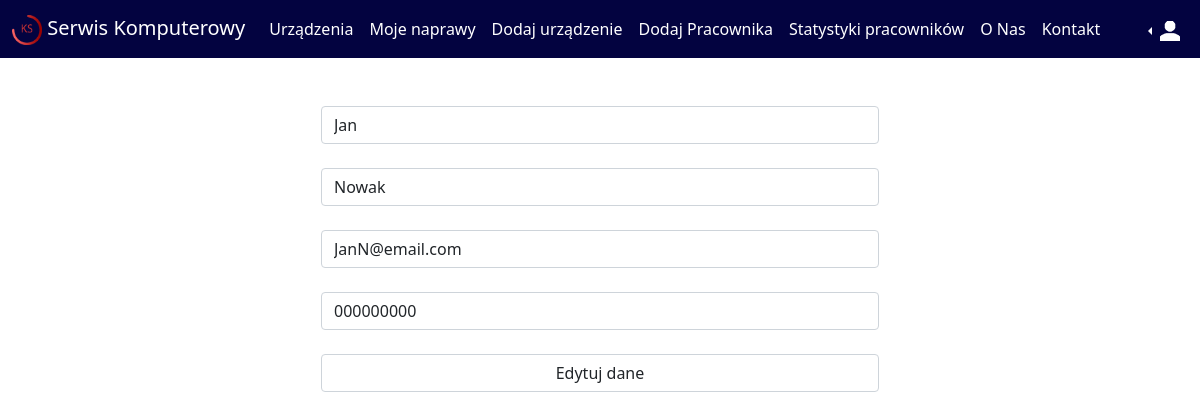
Screenshot of /ProjektSerwisKomputerowy/EdytujDaneUzytkownika.php (signed in) with the database file from the repository.
### tables this page shows
CREATE TABLE `owner` (
  `Id` int(11) NOT NULL,
  `Imie` varchar(30) NOT NULL,
  `Nazwisko` varchar(30) NOT NULL,
  `NumerTelefonu` varchar(11) NOT NULL,
  `AdresEmail` varchar(50) NOT NULL,
  `Haslo` varchar(30) NOT NULL,
  `typuzytkownika` varchar(30) DEFAULT NULL
);

### ProjektSerwisKomputerowy/EdytujDaneUzytkownika.php (the view, shortened to what this page needs)
<!DOCTYPE html>
<html>
<head>
    <link href="https://cdn.jsdelivr.net/npm/bootstrap@5.1.3/dist/css/bootstrap.min.css" rel="stylesheet">
</head>
<body>
<div class="sticky-top">
      <nav class="navbar navbar-expand-lg navbar-light kolor text-white">
        <div class="container-fluid">
          <a class="navbar-brand text-white" href="#"><img src='Projekt_ks.png' width='30px' height='30px'> Serwis Komputerowy</a>
          <div class="collapse navbar-collapse" id="navbarNav">
            <ul class="navbar-nav">
              <?php
            if(isset($_SESSION['typUzytkownika'] )) {
              if($_SESSION['typUzytkownika'] != "Uzytkownik"){
              echo "<li class='nav-item'>
              <a class='nav-link active text-white' aria-current='page' href='devices.php'>Urządzenia</a>
            </li>";
              }}
              ?>
              <li class="nav-item">
                <a class="nav-link active text-white" href="MojeUrzadzenia.php">Moje naprawy</a>
              </li>
              <?php
              if(isset($_SESSION['typUzytkownika'] )) {
              if($_SESSION['typUzytkownika'] != "Uzytkownik"){
              echo "<li class='nav-item'>
              <a class='nav-link active text-white' href='newdevice.php'>Dodaj urządzenie</a>
            </li>";
              }}
              if(isset($_SESSION['typUzytkownika'] )) {
                if($_SESSION['typUzytkownika'] == "Administrator"){
                echo "<li class='nav-item'>
                <a class='nav-link active text-white' href='dodajPracownika.php'>Dodaj Pracownika</a>
              </li>
              <li class='nav-item'>
                <a class='nav-link active text-white' href='Pracownicy.php'>Statystyki pracowników</a>
              </li>";
                }}
            ?>
            <li class="nav-item">
                <a class="nav-link text-white" href="ONas.php">O Nas</a>
              </li>
              <li class="nav-item">
                <a class="nav-link text-white" href="Kontakt.php">Kontakt</a>
              </li>
                </ul>
          </div>
          <div class='flex-box'>
          <ul class="navbar-nav justify-content-end">
            <li class="nav-item">
              <?php
            if(isset($_SESSION['typUzytkownika'] )) {
              if($_SESSION['typUzytkownika'] != null){
                echo "<li class='nav-item dropdown dropstart'>
          <a class='nav-link dropdown-toggle text-white dropdown-menu-end'  href='' id='navbarDropdownMenuLink' role='button' data-bs-toggle='dropdown' aria-expanded='false'>
            <img width='20px' height='20px' src='account.png'>
          </a>
          <ul class='dropdown-menu' aria-labelledby='navbarDropdownMenuLink'>
            <li><a class='dropdown-item' href='Userinfo.php'>Mój Profil</a></li>
            <li><a class='dropdown-item' href='MojeUrzadzenia.php'>Moje urządzenia</a></li>
            <li><form action='wyloguj.php'>
            <a class='dropdown-item text-dark' type='submit' href='wyloguj.php' method='post' >Wyloguj</a>
            </form></li>
          </ul>
        </li>
                </dropdown>";
              }
            } else{
              echo "<li class='nav-item'>
              <a class='nav-link active text-white' href='login.php'>Zaloguj</a>
            </li>";
          }
            ?>
        </div>
      </nav>
    </div>
    <div>
        <?php
        $iduzytkownika = $_SESSION['iduzytkownika'];
    $conn = @new mysqli('localhost','root', '','serwiskomputerowy');
            if($conn->connect_error !=0){
                echo "Wystąpił błąd połączenia";
               }
               else{
                $data = "SELECT * FROM owner where Id='$iduzytkownika'";
                $result = $conn->query($data);
                if($result!=null){
                    while($row = $result->fetch_assoc()){
              echo "
        <div class='d-flex container justify-content-center'>
        <div class='justify-content-center' style='width:50%' >
        <div class='mx-auto' style=''>
            <div class='mt-5'>
            <form action ='EdytujDaneUzytkownika.inc.php'  method='post' enctype='multipart/form-data'>
                <input type='Text' class='form-control' id='Imie' name='Imie' value='$row[Imie]' placeholder='Imię' required><br>
                <input type='Text' class='form-control' id='Nazwisko' name='Nazwisko' value='$row[Nazwisko]' placeholder='Nazwisko' required><br>
                <input type='Text' class='form-control' id='Email' name='Email' value='$row[AdresEmail]' placeholder='E-mail' required><br>
                <input type='number' class='form-control' id='number' name='number' value='$row[NumerTelefonu]' placeholder='Numer Telefonu' required><br>
                <button type='submit' class='form-control' id='submit' >Edytuj dane</button>
            </form>
            </div></div>
          </div>
";
                    }}}?>
        </div>
</body>
</html>

### ProjektSerwisKomputerowy/EdytujDaneUzytkownika.php (style rules this page uses)
body { background-color: ; }
.kolor { background-color: rgb(3,3,64); }

### rows the page displays
owner: Imie "Jan", Nazwisko "Nowak", Email "JanN@email.com", number "000000000"
